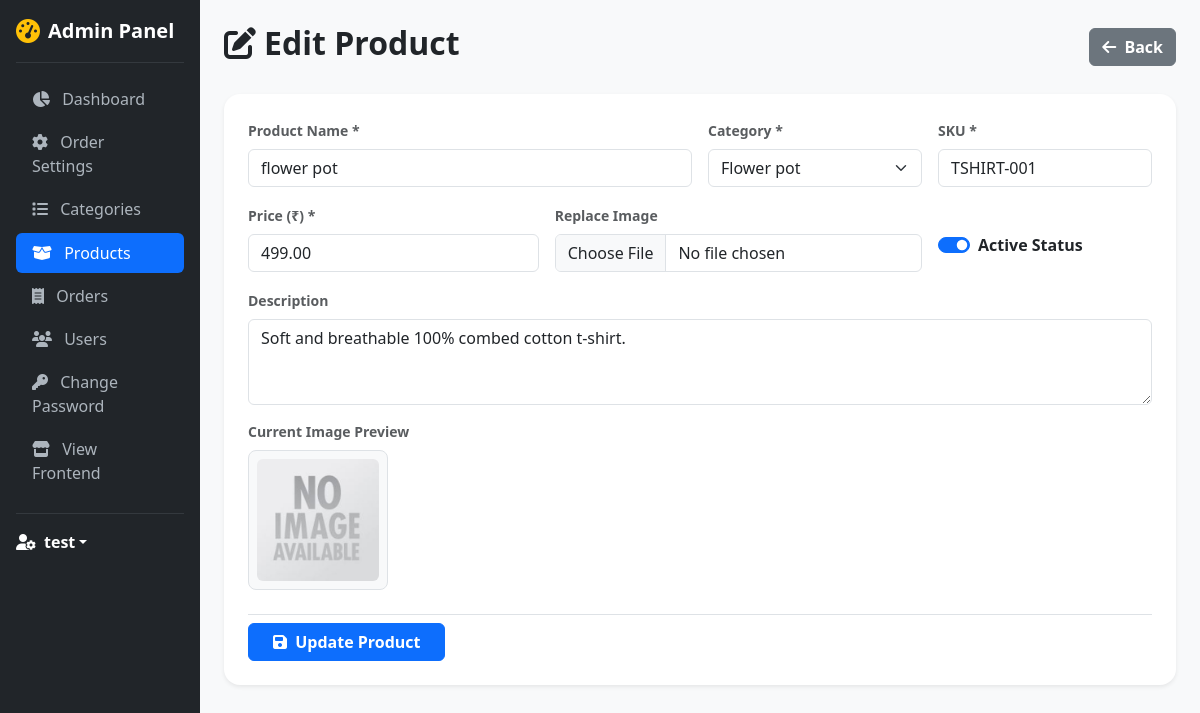
The page /adminpanel/product-edit?id=1 (signed in) on the database its author committed.
### tables this page shows
CREATE TABLE IF NOT EXISTS `products` (
  `id` int(11) NOT NULL AUTO_INCREMENT,
  `product_name` varchar(255) NOT NULL,
  `product_category` varchar(100) NOT NULL,
  `sku` varchar(100) NOT NULL,
  `description` text,
  `price` decimal(10,2) NOT NULL DEFAULT '0.00',
  `image` varchar(255) DEFAULT NULL,
  `status` tinyint(1) NOT NULL DEFAULT '1' COMMENT '1=Active, 0=Disabled',
  `created_at` datetime DEFAULT CURRENT_TIMESTAMP,
  PRIMARY KEY (`id`),
  UNIQUE KEY `sku` (`sku`)
);

### config/database.php (called while the page is built, shortened)
<?php
function sanitize(string $data): string {
    return htmlspecialchars(trim($data), ENT_QUOTES, 'UTF-8');
}

### adminpanel/product-edit.php (the view, shortened to what this page needs)
<?php
require_once __DIR__ . '/../config/database.php';
$productId = isset($_GET['id']) ? (int)$_GET['id'] : 0;
$stmt = $pdo->prepare("SELECT * FROM products WHERE id = :id LIMIT 1");
$stmt->execute([':id' => $productId]);
$product = $stmt->fetch();
$catStmt = $pdo->query("SELECT category_name FROM categories WHERE status = 1 ORDER BY category_name ASC");
$categories = $catStmt->fetchAll(PDO::FETCH_COLUMN);
require_once 'includes/header.php';
?>
<div class="d-flex justify-content-between align-items-center mb-4">
    <h2 class="fw-bold"><i class="fa-solid fa-pen-to-square me-2"></i>Edit Product</h2>
    <a href="products" class="btn btn-secondary fw-bold">
        <i class="fa-solid fa-arrow-left me-1"></i> Back
    </a>
</div>
<div class="card shadow-sm border-0 rounded-4">
    <div class="card-body p-4">
        <form action="product-edit?id=<?= $productId; ?>" method="POST" enctype="multipart/form-data">
            <div class="row g-3">
                <div class="col-md-6">
                    <label class="form-label fw-bold small text-muted">Product Name *</label>
                    <input type="text" name="product_name" class="form-control" value="<?= sanitize($product['product_name']); ?>" required>
                </div>
                <div class="col-md-3">
                    <label class="form-label fw-bold small text-muted">Category *</label>
                    <select name="product_category" class="form-select" required>
                        <?php foreach ($categories as $cat): ?>
                            <option value="<?= sanitize($cat); ?>" <?= ($product['product_category'] === $cat) ? 'selected' : ''; ?>>
                                <?= sanitize($cat); ?>
                            </option>
                        <?php endforeach; ?>
                    </select>
                </div>
                <div class="col-md-3">
                    <label class="form-label fw-bold small text-muted">SKU *</label>
                    <input type="text" name="sku" class="form-control" value="<?= sanitize($product['sku']); ?>" required>
                </div>
                <div class="col-md-4">
                    <label class="form-label fw-bold small text-muted">Price (₹) *</label>
                    <input type="number" step="0.01" name="price" class="form-control" value="<?= number_format($product['price'], 2, '.', ''); ?>" required>
                </div>
                <div class="col-md-5">
                    <label class="form-label fw-bold small text-muted">Replace Image</label>
                    <input type="file" name="image" class="form-control" accept="image/*">
                </div>
                <div class="col-md-3 d-flex align-items-center pt-3">
                    <div class="form-check form-switch">
                        <input class="form-check-input" type="checkbox" name="status" id="statusSwitch" value="1" <?= ($product['status'] == 1) ? 'checked' : ''; ?>>
                        <label class="form-check-label fw-bold" for="statusSwitch">Active Status</label>
                    </div>
                </div>
                <div class="col-md-12">
                    <label class="form-label fw-bold small text-muted">Description</label>
                    <textarea name="description" class="form-control" rows="3"><?= sanitize($product['description'] ?? ''); ?></textarea>
                </div>
                <div class="col-md-12">
                    <label class="form-label fw-bold small text-muted d-block">Current Image Preview</label>
                    <div class="d-flex align-items-center gap-3">
                        <div class="border rounded-3 p-2 bg-light text-center" style="width: 140px; height: 140px;">
                            <?php if (!empty($product['image'])): ?>
                                <img src="../uploads/products/<?= sanitize($product['image']); ?>" alt="Product Preview" class="img-fluid h-100 rounded" style="object-fit: cover;">
                            <?php else: ?>
                                <img src="../assets/image/no-image.jpg" alt="No Image Available" class="img-fluid h-100 rounded" style="object-fit: cover;">
                            <?php endif; ?>
                        </div>
                    </div>
                </div>
            </div>
            <div class="mt-4 pt-2 border-top">
                <button type="submit" name="update_product" class="btn btn-primary fw-bold px-4">
                    <i class="fa-solid fa-floppy-disk me-1"></i> Update Product
                </button>
            </div>
        </form>
    </div>
</div>
<?php require_once 'includes/footer.php'; ?>

### rows shown on the page
products: product_name "flower pot", sku "TSHIRT-001", price "499.00", status "☑", description "Soft and breathable 100% combed cotton t-shirt."

### other values the page prints
$_SESSION['admin_username'] "test"
form field product_category "Flower pot"
